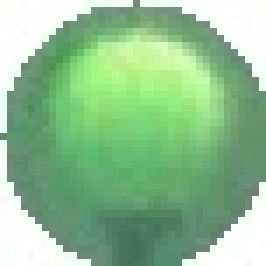
#> input picture Test Set/Green/green10.jpg, 38 x 38 px, given in place of green0.jpg, which was not available (shown 7 times larger)
$ python buoy-detection.py   (older library calls are emulated)
#> lines starting #> are read from the running program, lines starting #| are printed output that depends on the picture; pictures that were not available may be replaced by others from this repository, and a replacement may not be noted
import cv2 as cv
from matplotlib import pyplot as plt
import numpy as np
import math
import time
import os
import cv2 as cv
import statistics

#from roipoly import roipoly
try:
    sys.path.remove('/opt/ros/kinetic/lib/python2.7/dist-packages')
except:
    pass

hist_size = [255]
hist_range = [0,256]
dataset = []
path_g = r'C:\Users\rajsh\Desktop\GMM\Training Set\Green'
vid = cv.VideoCapture("detectbuoy.avi")
for i in os.listdir(path_g):
    dataset.append(i)
#> pass 2 of the loop `for i in os.listdir(path_g):`:

# [15 lines of commented-out code are left out]
green_data = 28
orange_data = 117
yellow = 140

"""
mean_b = []
mean_g = []
mean_r = []
std_dev_b = []
std_dev_g = []
std_dev_r = []
for i in os.listdir(path_g):
    dataset.append(i)

histogram_r = np.zeros((255,1))
histogram_g = np.zeros((255,1))
histogram_b = np.zeros((255,1))
for i in range(0,green_data):
#    img = i
    string_path = path_g+"\green"+str(i)+".jpg"
    img = cv.imread(string_path)

# [16 lines of commented-out code are left out]
    color = ("b","g","r")
    (mean, stds) = cv.meanStdDev(img)
    for j,c in enumerate(color):
        if c == "b":
            temp_b = cv.calcHist([img],[j],None,hist_size,hist_range, accumulate = 1)
            histogram_b = np.column_stack((histogram_b, temp_b))
            mean_b.append(mean[0])
            std_dev_b.append(stds[0])
        if c == "g":
            temp_g = cv.calcHist([img],[j],None,hist_size,hist_range, accumulate = 1)
            histogram_g = np.column_stack((histogram_g, temp_g))
            mean_g.append(mean[1])
            std_dev_g.append(stds[1])
        if c == "r":
            temp_r = cv.calcHist([img],[j],None,hist_size,hist_range, accumulate = 1)
            histogram_r = np.column_stack((histogram_r, temp_r))
            mean_r.append(mean[2])
            std_dev_r.append(stds[2])
print(histogram_b.shape[1])
#sum across the columns, divide by total number of observations
histogram_avg_b = np.sum(histogram_b, axis=1) / (green_data)
histogram_avg_g = np.sum(histogram_g, axis=1) / (green_data)
histogram_avg_r = np.sum(histogram_r, axis=1) / (green_data)
# [6 lines of commented-out code are left out]
avg_mean_b = sum(mean_b)/len(mean_b)
avg_mean_g = sum(mean_g)/len(mean_g)
avg_mean_r = sum(mean_r)/len(mean_r)
avg_std_dev_b = sum(std_dev_b)/len(std_dev_b)
avg_std_dev_g = sum(std_dev_g)/len(std_dev_g)
avg_std_dev_r = sum(std_dev_r)/len(std_dev_r)
gaussian_b = GaussianEquation(avg_std_dev_b, list(range(0,255)), avg_mean_b)
gaussian_g = GaussianEquation(avg_std_dev_g, list(range(0,255)), avg_mean_g)
gaussian_r = GaussianEquation(avg_std_dev_r, list(range(0,255)), avg_mean_r)
plt.plot(gaussian_b, "b", gaussian_g, "g", gaussian_r, "r")
"""

def GaussianEquation(sigma, x, mean):
    equation = (1/(sigma*math.sqrt(2*math.pi)))*np.exp(-0.5*(x-mean)**2/sigma**2)
    return equation

def AverageHistogram():
    mean_b = []
    mean_g = []
    mean_r = []

    std_dev_b = []
    std_dev_g = []
    std_dev_r = []
    histogram_r = np.zeros((255,1))
    histogram_g = np.zeros((255,1))
    histogram_b = np.zeros((255,1))

    # Iterate for no of green buoy images
    for i in range(0,green_data):
        string_path = path_g+"\green"+str(i)+".jpg"
        img = cv.imread(string_path)
#> img is the input picture: shape (38, 38, 3); mean B, G, R 146, 191.6, 143.6
        color = ("b","g","r")
        #(mean, stds) = cv.meanStdDev(img)

        # New Mean Calculation
        mask= np.zeros((img.shape[0],img.shape[0],3), np.uint8)
        coordinates = np.indices((img.shape[0], img.shape[0]))
        coordinates = coordinates.reshape(2, -1)
        x,y=coordinates[0],coordinates[1]
#> x = 1444 values from 0 to 37
        indices=np.where((x-img.shape[0]/2)**2+(y-img.shape[0]/2)**2 < (img.shape[0]/2)**2)
        xnew,ynew=x[indices[0]],y[indices[0]]
#> xnew = 1125 values from 1 to 37
        mask[xnew,ynew]=img[xnew,ynew]
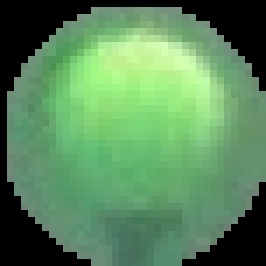
#> mask: shape (38, 38, 3) (shown 7 times larger); mean B, G, R 90.6, 135.6, 88.6
        #cv.imshow("new",mask)
        pixels=img[xnew,ynew]
#> pixels = 1125 rows, first 8: [127, 151, 119], [122, 147, 113], [123, 148, 114], [126, 150, 118], [120, 144, 112], [116, 145, 112], [121, 152, 119], [123, 155, 120]
        mean=np.sum(pixels, axis=0) / len(pixels)
#> mean = [116.4, 174, 113.7]
        #print(mean)
        #print(pixels[:,0])
        stds=[np.std(pixels[:,0]),np.std(pixels[:,1]),np.std(pixels[:,2])]
#> stds = [15.23, 37.35, 30.41]
        #print(stds)
        #mask.clear()
        #coordinates.clear()

        for j,c in enumerate(color):
            if c == "b":
                temp_b = cv.calcHist([img],[j],None,hist_size,hist_range, accumulate = 1)
                histogram_b = np.column_stack((histogram_b, temp_b))
                mean_b.append(mean[0])
                std_dev_b.append(stds[0])
            if c == "g":
                temp_g = cv.calcHist([img],[j],None,hist_size,hist_range, accumulate = 1)
                histogram_g = np.column_stack((histogram_g, temp_g))
                mean_g.append(mean[1])
                std_dev_g.append(stds[1])
            if c == "r":
                temp_r = cv.calcHist([img],[j],None,hist_size,hist_range, accumulate = 1)
                histogram_r = np.column_stack((histogram_r, temp_r))
                mean_r.append(mean[2])
                std_dev_r.append(stds[2])
#> after the loop, histogram_b = 255 pairs, first value 0 to 0, second value 0 to 99; histogram_g = 255 pairs, first value 0 to 0, second value 0 to 226; histogram_r = 255 pairs, first value 0 to 0, second value 0 to 90; mean_b = [116.4]; mean_g = [174]; mean_r = [113.7]; std_dev_b = [15.23]; std_dev_g = [37.35]; std_dev_r = [30.41]
#> pass 2 of the loop in AverageHistogram, `for i in range(0,green_data):`:
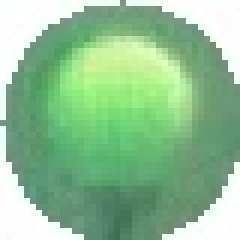
#> input picture Test Set/Green/green11.jpg, 40 x 40 px, given in place of green1.jpg, which was not available (shown 6 times larger)
#> in AverageHistogram, img is the input picture: shape (40, 40, 3); mean B, G, R 148.7, 192.2, 144
#> in AverageHistogram, `mask[xnew,ynew]=img[xnew,ynew]`:
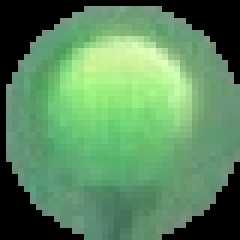
#> mask: shape (40, 40, 3) (shown 6 times larger); mean B, G, R 93.6, 136.5, 89.5
#> pixels = 1245 rows, first 8: [131, 149, 120], [132, 153, 120], [130, 151, 119], [133, 156, 124], [128, 152, 118], [130, 156, 120], [137, 166, 127], [127, 156, 117]
#> mean = [120.3, 175.4, 115]
#> stds = [15.81, 35.64, 32.29]
#> after the loop in AverageHistogram, `for j,c in enumerate(color):`: histogram_b = 255 rows, first 8: [0, 0, 0], [0, 0, 0], [0, 0, 0], [0, 0, 0], [0, 0, 0], [0, 0, 0], [0, 0, 0], [0, 0, 0]; histogram_g has the same summary as histogram_b; histogram_r has the same summary as histogram_b; mean_b = [116.4, 120.3]; mean_g = [174, 175.4]; mean_r = [113.7, 115]; std_dev_b = [15.23, 15.81]; std_dev_g = [37.35, 35.64]; std_dev_r = [30.41, 32.29]

    histogram_avg_b = np.sum(histogram_b, axis=1) / (green_data)
    histogram_avg_g = np.sum(histogram_g, axis=1) / (green_data)
    histogram_avg_r = np.sum(histogram_r, axis=1) / (green_data)
    #Uncomment to plot histograms
    plt.subplot(3,1,1)
    plt.plot(histogram_avg_b, color = "b")
    plt.subplot(3,1,2)
    plt.plot(histogram_avg_g, color = "g")
    plt.subplot(3,1,3)
    plt.plot(histogram_avg_r, color = "r")
    #plt.show()
    #print(mean_g)
    return mean_r, mean_g, mean_b, std_dev_r, std_dev_g, std_dev_b

# [97 lines left out: function EM, not called in this run]

if __name__ == "__main__":
#> (the run stopped early here; a loop or call above may not have finished)
